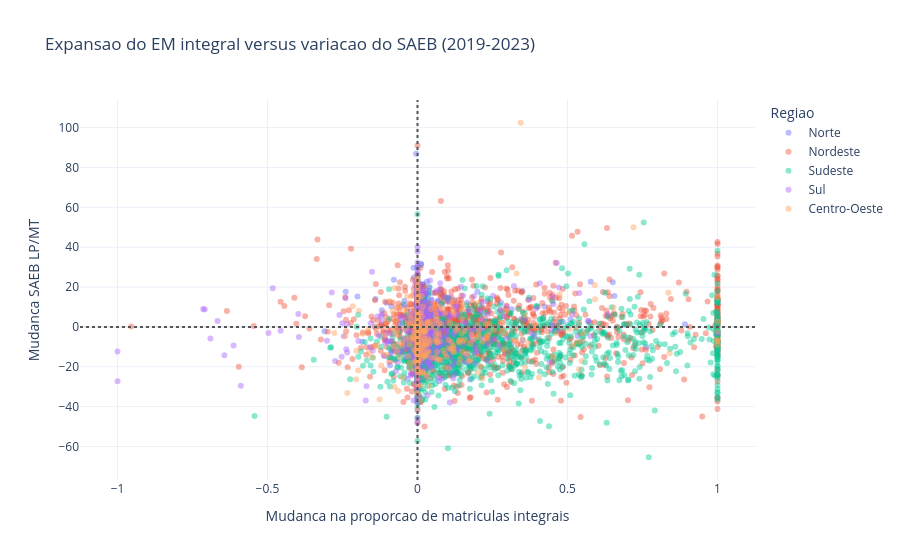

The code cell stored with this chart in its notebook:
### Markdown cell above
## 2. Pergunta principal: expansao do EM integral e variacao do SAEB

A analise de mudancas 2019-2023 e preferivel a uma comparacao apenas transversal. Ela relaciona a mudanca na proporcao de matriculas integrais a mudanca na media municipal do SAEB.

### Code cell
def correlation_table(df, outcome, predictors):
    rows = []
    for predictor in predictors:
        pair = df[[predictor, outcome]].dropna()
        rows.append({
            "indicador": predictor,
            "n": len(pair),
            "pearson": pair[predictor].corr(pair[outcome], method="pearson"),
            "spearman": pair[predictor].corr(pair[outcome], method="spearman"),
        })
    return pd.DataFrame(rows)

m1 = data["m1"].copy()
corr_m1 = correlation_table(
    m1, "delta_saeb_2019_2023", ["delta_prop_mat_em_integral_2019_2023"]
)
display(corr_m1)

fig = px.scatter(
    m1, render_mode="svg", x="delta_prop_mat_em_integral_2019_2023", y="delta_saeb_2019_2023",
    color="nome_regiao", opacity=0.45, hover_name="nome_municipio",
    labels={
        "delta_prop_mat_em_integral_2019_2023": "Mudanca na proporcao de matriculas integrais",
        "delta_saeb_2019_2023": "Mudanca SAEB LP/MT",
        "nome_regiao": "Regiao",
    },
    title="Expansao do EM integral versus variacao do SAEB (2019-2023)",
)
fig.add_hline(y=0, line_dash="dot", line_color="#555")
fig.add_vline(x=0, line_dash="dot", line_color="#555")
fig.show()

### Figure 1 — Plotly figure (JSON) as saved in the notebook; plotly's stock layout.template omitted (floating-point values rounded to 4 significant figures; data arrays with more than 128 entries replaced by an {"elided": "..."} marker saying what was removed)
{"data": [{"hovertemplate": "<b>%{hovertext}</b><br><br>Regiao=Norte<br>Mudanca na proporcao de matriculas integrais=%{x}<br>Mudanca SAEB LP/MT=%{y}<extra></extra>", "hovertext": {"elided": "350 str values"}, "legendgroup": "Norte", "marker": {"color": "#636efa", "opacity": 0.45, "symbol": "circle"}, "mode": "markers", "name": "Norte", "orientation": "v", "showlegend": true, "type": "scatter", "x": {"elided": "350 float values"}, "xaxis": "x", "y": {"elided": "350 float values"}, "yaxis": "y"}, {"hovertemplate": "<b>%{hovertext}</b><br><br>Regiao=Nordeste<br>Mudanca na proporcao de matriculas integrais=%{x}<br>Mudanca SAEB LP/MT=%{y}<extra></extra>", "hovertext": {"elided": "1525 str values"}, "legendgroup": "Nordeste", "marker": {"color": "#EF553B", "opacity": 0.45, "symbol": "circle"}, "mode": "markers", "name": "Nordeste", "orientation": "v", "showlegend": true, "type": "scatter", "x": {"elided": "1525 float values"}, "xaxis": "x", "y": {"elided": "1525 float values"}, "yaxis": "y"}, {"hovertemplate": "<b>%{hovertext}</b><br><br>Regiao=Sudeste<br>Mudanca na proporcao de matriculas integrais=%{x}<br>Mudanca SAEB LP/MT=%{y}<extra></extra>", "hovertext": {"elided": "1438 str values"}, "legendgroup": "Sudeste", "marker": {"color": "#00cc96", "opacity": 0.45, "symbol": "circle"}, "mode": "markers", "name": "Sudeste", "orientation": "v", "showlegend": true, "type": "scatter", "x": {"elided": "1438 float values"}, "xaxis": "x", "y": {"elided": "1438 float values"}, "yaxis": "y"}, {"hovertemplate": "<b>%{hovertext}</b><br><br>Regiao=Sul<br>Mudanca na proporcao de matriculas integrais=%{x}<br>Mudanca SAEB LP/MT=%{y}<extra></extra>", "hovertext": {"elided": "789 str values"}, "legendgroup": "Sul", "marker": {"color": "#ab63fa", "opacity": 0.45, "symbol": "circle"}, "mode": "markers", "name": "Sul", "orientation": "v", "showlegend": true, "type": "scatter", "x": {"elided": "789 float values"}, "xaxis": "x", "y": {"elided": "789 float values"}, "yaxis": "y"}, {"hovertemplate": "<b>%{hovertext}</b><br><br>Regiao=Centro-Oeste<br>Mudanca na proporcao de matriculas integrais=%{x}<br>Mudanca SAEB LP/MT=%{y}<extra></extra>", "hovertext": {"elided": "351 str values"}, "legendgroup": "Centro-Oeste", "marker": {"color": "#FFA15A", "opacity": 0.45, "symbol": "circle"}, "mode": "markers", "name": "Centro-Oeste", "orientation": "v", "showlegend": true, "type": "scatter", "x": {"elided": "351 float values"}, "xaxis": "x", "y": {"elided": "351 float values"}, "yaxis": "y"}], "layout": {"legend": {"title": {"text": "Regiao"}, "tracegroupgap": 0}, "shapes": [{"line": {"color": "#555", "dash": "dot"}, "type": "line", "x0": 0, "x1": 1, "xref": "x domain", "y0": 0, "y1": 0, "yref": "y"}, {"line": {"color": "#555", "dash": "dot"}, "type": "line", "x0": 0, "x1": 0, "xref": "x", "y0": 0, "y1": 1, "yref": "y domain"}], "title": {"text": "Expansao do EM integral versus variacao do SAEB (2019-2023)"}, "xaxis": {"anchor": "y", "domain": [0, 1], "title": {"text": "Mudanca na proporcao de matriculas integrais"}}, "yaxis": {"anchor": "x", "domain": [0, 1], "title": {"text": "Mudanca SAEB LP/MT"}}}}
